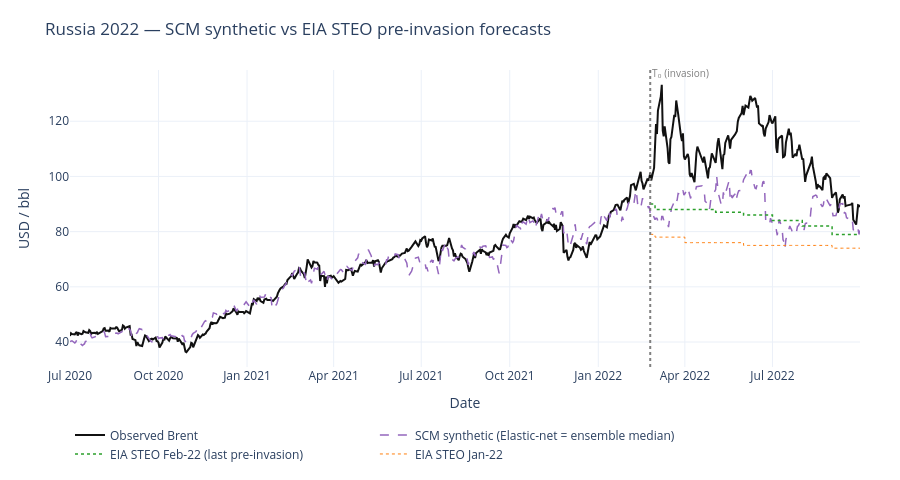

The code cell stored with this chart in its notebook:
### Markdown cell above
## External validation — EIA STEO pre-invasion forecasts (Russia only)

Compare the SCM synthetic counterfactual against the U.S. EIA's last pre-invasion Brent forecasts. Both STEOs were issued *before* the 2022-02-24 invasion, so their forecasts for the post-event window represent EIA's independent counterfactual built on a structural supply/demand model:

- **STEO Jan-22** issued ~2022-01-11 (six weeks pre-invasion)
- **STEO Feb-22** issued ~2022-02-08 (sixteen days pre-invasion, the last STEO before the invasion)

The two methods (SCM cross-asset co-movement vs STEO supply/demand structural model) share no information path. Agreement is evidence that the SCM is not producing a fantasy counterfactual; disagreement is informative about which factor structure each method emphasises.

**Source**: STEO archives at <https://www.eia.gov/outlooks/steo/archives/> (publicly accessible XLSX files). Files **tracked in `data/external/eia/`** — committed verbatim from EIA so provenance is captured even if EIA reorganises their archive. Filenames in the repo match the EIA archive URL filenames (`jan22_base.xlsx`, `feb22_base.xlsx`) for trivial verification. The Brent row is `BREPUUS` (EIA's standard variable code for Brent spot price) in worksheet `2tab`; 2022 monthly values occupy columns 50–61 (the 48-month offset from Jan-2018 baseline).

### Code cell
"""External validation: SCM synthetic vs EIA STEO pre-invasion forecasts (Russia 2022).

Compare the SCM ensemble counterfactual against EIA's two last pre-invasion
forecasts of 2022 Brent. The two methods share no information path (SCM uses
cross-asset co-movement; STEO uses an internal supply/demand model), so
agreement is evidence the SCM is not producing a fantasy counterfactual.

Method: build a daily step-function from each STEO's monthly forecast values
(each daily observation in month M takes the STEO's forecast for M), then
take the mean over the exact SCM treatment day-set (Feb 24 - Sep 30 2022,
151 trading days).

Source files: tracked in data/external/eia/{jan22,feb22}_base.xlsx, copied
verbatim from https://www.eia.gov/outlooks/steo/archives/ (filenames match
the EIA archive URLs so provenance is trivially verifiable). If the tracked
files are missing, the script falls back to downloading from EIA."""
import urllib.request
import openpyxl
import plotly.graph_objects as go
from lib.plotting import save_html

EIA_DIR = ROOT / 'data' / 'external' / 'eia'   # tracked; files committed to repo
EIA_DIR.mkdir(parents=True, exist_ok=True)
STEO_URLS = {
    'jan22': 'https://www.eia.gov/outlooks/steo/archives/jan22_base.xlsx',
    'feb22': 'https://www.eia.gov/outlooks/steo/archives/feb22_base.xlsx',
}

def _load_steo_brent_2022(tag):
    """Return STEO monthly Brent spot forecast for 2022 (12 values, Jan-Dec).

    Filename in repo matches the EIA archive URL filename so anyone can
    verify by downloading the same file directly from EIA.
    """
    p = EIA_DIR / f'{tag}_base.xlsx'
    if not p.exists():
        print(f'  {p.name} not in repo, downloading from {STEO_URLS[tag]}')
        urllib.request.urlretrieve(STEO_URLS[tag], p)
    wb = openpyxl.load_workbook(p, data_only=True)
    for row in wb['2tab'].iter_rows(min_row=1, max_row=40, values_only=True):
        if row[0] == 'BREPUUS':
            # data starts at row[2] = 2018-01; 2022 = +48 months
            return list(row[2 + 48 : 2 + 60])
    raise RuntimeError(f'BREPUUS row not found in {p}')

steo_jan22 = _load_steo_brent_2022('jan22')
steo_feb22 = _load_steo_brent_2022('feb22')

T0 = pd.Timestamp('2022-02-24')
TEND = pd.Timestamp('2022-09-30')

# Use one fit's index for the treatment day-set (actual trading days, holiday-aware)
_ref = load_fit('russia', 'preferred', 'elastic_net', variant=VARIANT)
treatment_days = np.exp(_ref['actual']).loc[T0:TEND].index

def _step_daily(monthly_2022, index):
    s = pd.Series(index=index, dtype=float)
    for m_idx, m_val in enumerate(monthly_2022, start=1):
        mask = (s.index.year == 2022) & (s.index.month == m_idx)
        s.loc[mask] = m_val
    return s

steo_jan22_daily = _step_daily(steo_jan22, treatment_days)
steo_feb22_daily = _step_daily(steo_feb22, treatment_days)

rows = []
for model in MODELS:
    r = load_fit('russia', 'preferred', model, variant=VARIANT)
    if r is None:
        continue
    synth = np.exp(r['synth']).loc[T0:TEND]
    actual = np.exp(r['actual']).loc[T0:TEND]
    rows.append({
        'model': model,
        'n_days': len(treatment_days),
        'actual_mean': actual.mean(),
        'synth_mean': synth.mean(),
        'steo_jan22_mean': steo_jan22_daily.mean(),
        'steo_feb22_mean': steo_feb22_daily.mean(),
    })
steo_compare = pd.DataFrame(rows)
steo_compare['att_synth_pct'] = 100 * (steo_compare['actual_mean'] - steo_compare['synth_mean']) / steo_compare['synth_mean']
steo_compare['att_steo_jan22_pct'] = 100 * (steo_compare['actual_mean'] - steo_compare['steo_jan22_mean']) / steo_compare['steo_jan22_mean']
steo_compare['att_steo_feb22_pct'] = 100 * (steo_compare['actual_mean'] - steo_compare['steo_feb22_mean']) / steo_compare['steo_feb22_mean']
steo_compare['synth_minus_steo_feb22'] = steo_compare['synth_mean'] - steo_compare['steo_feb22_mean']

median_synth = steo_compare['synth_mean'].median()
actual_mean = steo_compare['actual_mean'].iloc[0]
steo_jan22_mean = steo_compare['steo_jan22_mean'].iloc[0]
steo_feb22_mean = steo_compare['steo_feb22_mean'].iloc[0]
steo_compare = pd.concat([steo_compare, pd.DataFrame([{
    'model': 'ENSEMBLE_MEDIAN',
    'n_days': int(steo_compare['n_days'].iloc[0]),
    'actual_mean': actual_mean,
    'synth_mean': median_synth,
    'steo_jan22_mean': steo_jan22_mean,
    'steo_feb22_mean': steo_feb22_mean,
    'att_synth_pct': 100 * (actual_mean - median_synth) / median_synth,
    'att_steo_jan22_pct': 100 * (actual_mean - steo_jan22_mean) / steo_jan22_mean,
    'att_steo_feb22_pct': 100 * (actual_mean - steo_feb22_mean) / steo_feb22_mean,
    'synth_minus_steo_feb22': median_synth - steo_feb22_mean,
}])], ignore_index=True)
save_validation_table(steo_compare, 'external_steo_russia')

print(f'Matched treatment day-set: {T0.date()} - {TEND.date()}  ({len(treatment_days)} trading days)')
print(f'EIA STEO Jan-22 (issued ~2022-01-11): Feb-Sep 2022 step-function mean = ${steo_jan22_mean:.2f}/bbl')
print(f'EIA STEO Feb-22 (issued ~2022-02-08): Feb-Sep 2022 step-function mean = ${steo_feb22_mean:.2f}/bbl')
print()
print(steo_compare.round(2).to_string(index=False))

# Overlay plot: actual + ensemble-median synthetic + STEO step functions
actual_full = np.exp(_ref['actual'])
synth_full = np.exp(_ref['synth'])
fig = go.Figure()
fig.add_trace(go.Scatter(x=actual_full.index, y=actual_full.values, mode='lines',
                         name='Observed Brent', line=dict(color='#111111', width=2)))
fig.add_trace(go.Scatter(x=synth_full.index, y=synth_full.values, mode='lines',
                         name='SCM synthetic (Elastic-net = ensemble median)',
                         line=dict(color='#9467bd', width=1.5, dash='dash')))
fig.add_trace(go.Scatter(x=steo_feb22_daily.index, y=steo_feb22_daily.values,
                         mode='lines', line_shape='hv',
                         name='EIA STEO Feb-22 (last pre-invasion)',
                         line=dict(color='#2ca02c', width=1.5, dash='dot')))
fig.add_trace(go.Scatter(x=steo_jan22_daily.index, y=steo_jan22_daily.values,
                         mode='lines', line_shape='hv',
                         name='EIA STEO Jan-22',
                         line=dict(color='#ff7f0e', width=1, dash='dot')))
fig.add_vline(x=T0, line_dash='dot', line_color='grey')
fig.add_annotation(x=T0, y=1.02, yref='paper', text='T₀ (invasion)',
                   showarrow=False, font=dict(size=10, color='grey'), xanchor='left')
fig.update_layout(title='Russia 2022 — SCM synthetic vs EIA STEO pre-invasion forecasts',
                  yaxis_title='USD / bbl', xaxis_title='Date',
                  template='plotly_white', hovermode='x unified', height=480,
                  legend=dict(orientation='h', y=-0.18, x=0, xanchor='left', yanchor='top'),
                  margin=dict(t=70, b=80, l=70, r=40))
save_html(fig, 'russia_steo_validation', ROOT / 'plots').show()

### Figure 1 — Plotly figure (JSON) as saved in the notebook; plotly's stock layout.template omitted (floating-point values rounded to 4 significant figures; data arrays with more than 128 entries replaced by an {"elided": "..."} marker saying what was removed)
{"data": [{"line": {"color": "#111111", "width": 2}, "mode": "lines", "name": "Observed Brent", "type": "scatter", "x": {"elided": "572 str values"}, "y": {"elided": "572 float values"}}, {"line": {"color": "#9467bd", "dash": "dash", "width": 1.5}, "mode": "lines", "name": "SCM synthetic (Elastic-net = ensemble median)", "type": "scatter", "x": {"elided": "572 str values"}, "y": {"elided": "572 float values"}}, {"line": {"color": "#2ca02c", "dash": "dot", "shape": "hv", "width": 1.5}, "mode": "lines", "name": "EIA STEO Feb-22 (last pre-invasion)", "type": "scatter", "x": {"elided": "151 str values"}, "y": {"elided": "151 float values"}}, {"line": {"color": "#ff7f0e", "dash": "dot", "shape": "hv", "width": 1}, "mode": "lines", "name": "EIA STEO Jan-22", "type": "scatter", "x": {"elided": "151 str values"}, "y": {"elided": "151 float values"}}], "layout": {"annotations": [{"font": {"color": "grey", "size": 10}, "showarrow": false, "text": "T₀ (invasion)", "x": "2022-02-24T00:00:00", "xanchor": "left", "y": 1.02, "yref": "paper"}], "height": 480, "hovermode": "x unified", "legend": {"orientation": "h", "x": 0, "xanchor": "left", "y": -0.18, "yanchor": "top"}, "margin": {"b": 80, "l": 70, "r": 40, "t": 70}, "shapes": [{"line": {"color": "grey", "dash": "dot"}, "type": "line", "x0": "2022-02-24T00:00:00", "x1": "2022-02-24T00:00:00", "xref": "x", "y0": 0, "y1": 1, "yref": "y domain"}], "title": {"text": "Russia 2022 — SCM synthetic vs EIA STEO pre-invasion forecasts"}, "xaxis": {"title": {"text": "Date"}}, "yaxis": {"title": {"text": "USD / bbl"}}}}
